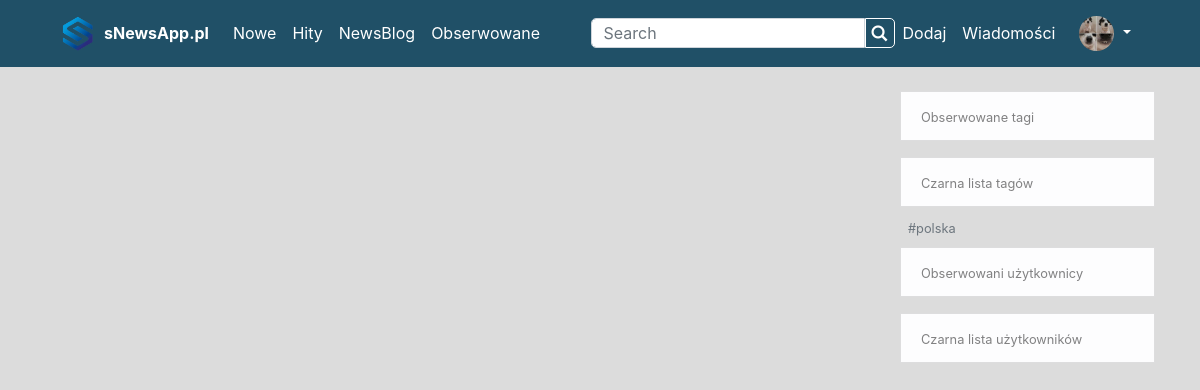
The page /obserwowane/ (signed in) on the database as committed earlier.
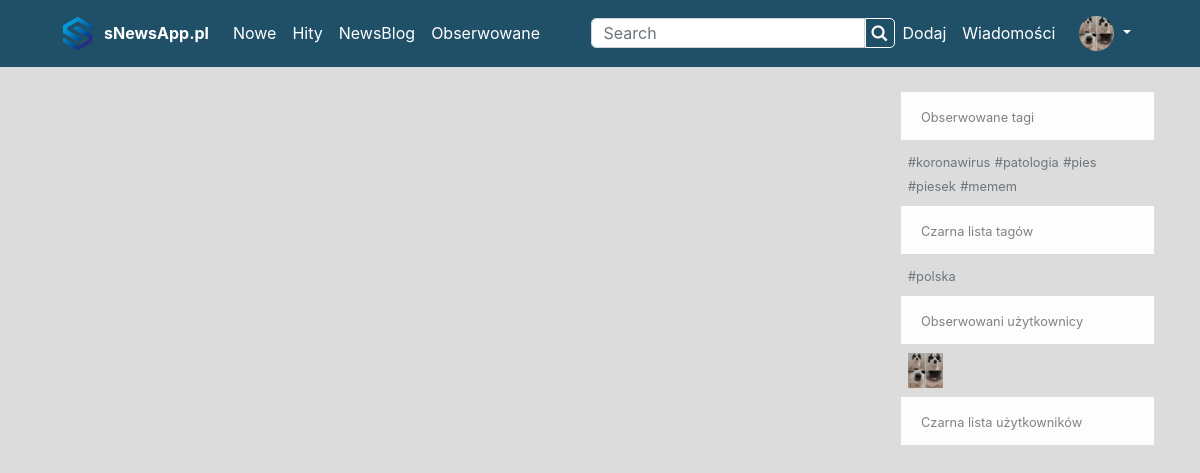
The same page on the database as committed later.
### subscribe/models.py (models this page shows)
class Subscribe(models.Model):
    class Type(models.TextChoices):
        SUB = 'sub', 'Sub'
        BLOCK = 'block', 'Block'
    owner = models.ForeignKey(User, on_delete=models.CASCADE)
    type = models.CharField(max_length=5, choices=Type.choices)
    user = models.ForeignKey(User, on_delete=models.CASCADE, related_name='subscriptions', null=True, blank=True)
    tag = models.ForeignKey(Tag, on_delete=models.CASCADE, related_name='tag_subscriptions', null=True, blank=True)
    post = models.ForeignKey(Post, on_delete=models.CASCADE, related_name='favourite_posts', null=True, blank=True)
    micro_post = models.ForeignKey(MicroPost, on_delete=models.CASCADE, related_name='liked_micro_posts', null=True,
                                   blank=True)

### tag/models.py (models this page shows, shortened)
class Tag(models.Model):
    word = models.CharField(max_length=255)

### user/models.py (models this page shows)
class User(AbstractUser):
    class Genders(models.IntegerChoices):
        WOMEN = 0, 'Kobieta'
        MEN = 1, 'Mężczyza'
        NONE = 2, 'Niwuadu'
    bio = models.TextField(max_length=500, blank=True)
    location = models.CharField(max_length=30, blank=True)
    birth_date = models.DateField(null=True, blank=True)
    avatar = models.ImageField(blank=True, max_length=None, default='user.png', upload_to=upload_location)
    background = models.ImageField(blank=True, null=True, max_length=None, upload_to=upload_location)
    gender = models.IntegerField(choices=Genders.choices, blank=True, null=True)
    facebook = models.CharField(max_length=500, blank=True)
    twitter = models.CharField(max_length=500, blank=True)
    ig = models.CharField(max_length=500, blank=True)
    public_email = models.EmailField(max_length=500, blank=True)
    user_page = models.CharField(max_length=500, blank=True)

### blog/views.py (the view)
# urls.py: path('obserwowane/',subscribed_content, name='subscribed_content'),
def subscribed_content(request):
    template = 'blog/subscribe_posts.html'
    sub_tags = Subscribe.objects.filter(owner=request.user, tag__isnull=False, type=Subscribe.Type.SUB)
    blocked_tags = Subscribe.objects.filter(owner=request.user, tag__isnull=False, type=Subscribe.Type.BLOCK)
    sub_users = Subscribe.objects.filter(owner=request.user, user__isnull=False, type=Subscribe.Type.SUB)
    blocked_users = Subscribe.objects.filter(owner=request.user, user__isnull=False, type=Subscribe.Type.BLOCK)
    fav_posts = Subscribe.objects.filter(owner=request.user, post__isnull=False, type=Subscribe.Type.SUB)
    context = {
        'sub_tags': sub_tags,
        'blocked_tags': blocked_tags,
        'sub_users': sub_users,
        'blocked_users': blocked_users,
        'fav_posts': fav_posts,
    }
    return render(request, template, context)

### templates/blog/subscribe_posts.html (shortened to what this page needs)
{% extends "blog/base.html" %}
{% block content %}
    <div class="row">
        <div class="col-12 col-lg-9 mt-2">
        </div>
        <div class="side-section col-3 mt-2">
            <div class="row mt-2">
                <div class="col-12">
                    <p class="list-group-item list-group-item-light m-0">
                        <small>Obserwowane tagi</small>
                    </p>
                    <div class="list-group">
                        <div class="text-muted p-2">
                            {% for sub_tag in sub_tags %}
                                <a href="{% url 'tag_stats' slug=sub_tag.tag.word %}"
                                   class="text-muted"><small>#{{ sub_tag.tag.word }}</small></a>
                            {% endfor %}
                        </div>
                    </div>
                </div>
                <div class="col-12">
                    <p class="list-group-item list-group-item-light m-0">
                        <small>Czarna lista tagów</small>
                    </p>
                    <div class="list-group">
                        <div class="text-muted p-2">
                            {% for sub_b_tag in blocked_tags %}
                                <a href="{% url 'tag_stats' slug=sub_b_tag.tag.word %}"
                                   class="text-muted"><small>#{{ sub_b_tag.tag.word }}</small></a>
                            {% endfor %}
                        </div>
                    </div>
                </div>
                <div class="col-12">
                    <p class="list-group-item list-group-item-light m-0">
                        <small>Obserwowani użytkownicy</small>
                    </p>
                    <div class="list-group">
                        <div class="text-muted p-2">
                            {% for sub_user in sub_users %}
                                 <a href="{% url 'profile' pk=sub_user.user.id %}"
                                       class="white-font"><img src="{{ sub_user.user.avatar.url }}" alt="avatar" class="header-account-img"></a>
                            {% endfor %}
                        </div>
                    </div>
                </div>
                <div class="col-12">
                    <p class="list-group-item list-group-item-light m-0">
                        <small>Czarna lista użytkowników</small>
                    </p>
                </div>
            </div>
        </div>
    </div>
{% endblock content %}

Rows that differ between the two databases and show on the page:
added Subscribe: tag.word "koronawirus"
added Subscribe: tag.word "patologia"
added Subscribe: tag.word "pies"
added Subscribe: tag.word "piesek"
added Subscribe: tag.word "memem"
added Subscribe: user.avatar (picture)
